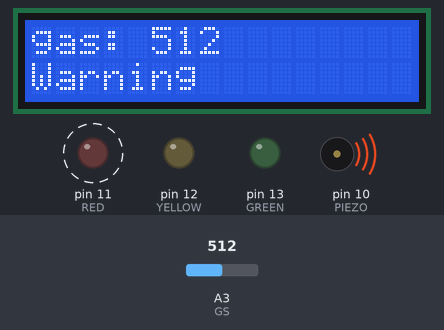
This sketch was run on a simulated Arduino Uno, built with avr-gcc and run on an emulated ATmega328P. Shown: 16×2 character LCD, output pins drawn as LEDs (lit = HIGH), buzzer (waves = sounding). Dashed ring = blinking. The inputs (shaded band) are chosen by the test bench; at power-on: A3 (GS) = 512. What the sketch prints to the serial monitor is not drawn.

Above: at 1.2 s.
1.3 s: A3 (GS) set to 134
At 1.8 s:
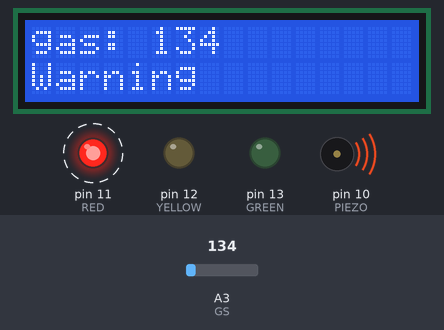
4.0 s: A3 (GS) set to 117
At 5.4 s:
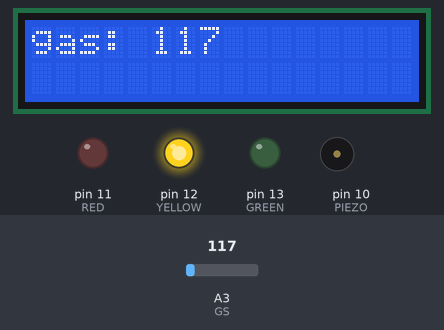
5.7 s: A3 (GS) set to 90
At 6.4 s:
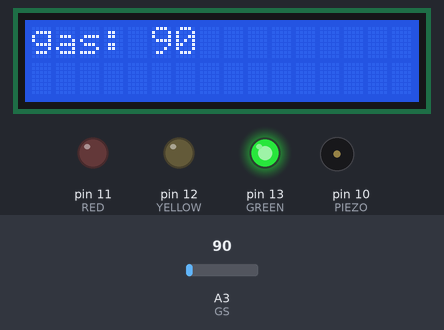
7.3 s: A3 (GS) set to 135
At 7.85 s:
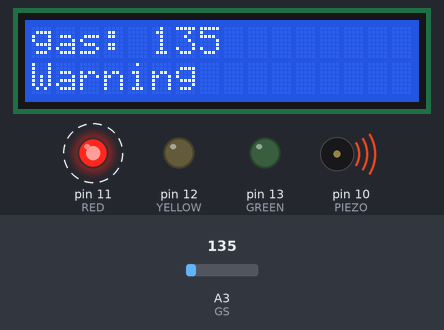
Timing chart, 0 to 11.3 s (numbered marks = the images above; inputs shaded):
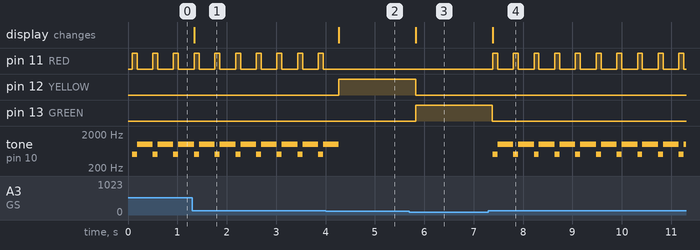

Measured:
- the behaviour switches between 125 and 124 on A3 (GS) (found by bisection; images 1 and 2)
- after the input at 1.3 s, the display: changes at once (image 1)
- after the input at 4.0 s, pin 11 (RED): stops changing and stays LOW; pin 12 (YELLOW): LOW → HIGH after 0.27 s; the display: changes after 0.27 s (image 2)
- after the input at 5.7 s, pin 12 (YELLOW): HIGH → LOW after 0.12 s; pin 13 (GREEN): LOW → HIGH after 0.12 s; the display: changes after 0.12 s (image 3)
- after the input at 7.3 s, pin 11 (RED): alternates HIGH for 0.10 s and LOW for 0.32 s, starting after 0.09 s; pin 13 (GREEN): HIGH → LOW after 0.08 s; tone on pin 10 (PIEZO): alternates 1000 Hz for 0.32 s and 500 Hz for 0.10 s, starting after 0.09 s; the display: changes after 0.09 s (image 4)
- by itself, pin 11 (RED): alternates HIGH for 0.10 s and LOW for 0.32 s
- by itself, tone on pin 10 (PIEZO): alternates 1000 Hz for 0.32 s and 500 Hz for 0.10 s

The sketch:

gas_lcd.ino
```cpp
#include <Wire.h>
#include <LiquidCrystal_I2C.h>

const int GS = A3;
const int PIEZO = 10;
const int RED = 11;
const int YELLOW = 12;
const int GREEN = 13;

const float HIGH_LEVEL = 125;
const float MED_LEVEL = 100;
const float ZERO_LEVEL = 0;

LiquidCrystal_I2C lcd(0x27, 16, 2);

void setup() {
  lcd.init();
  lcd.backlight();

  pinMode(RED, OUTPUT);
  pinMode(YELLOW, OUTPUT);
  pinMode(GREEN, OUTPUT);
  pinMode(PIEZO, OUTPUT);

  Serial.begin(9600);
}

void loop() {
  String str = String("gas: ");
  int value = analogRead(GS);
  lcd.clear();
  lcd.setCursor(0,0);
  lcd.print(str + value);
  Serial.println(str + value);

  digitalWrite(RED, LOW);
  digitalWrite(YELLOW, LOW);
  digitalWrite(GREEN, LOW);
  noTone(PIEZO);

  if (value >= HIGH_LEVEL) {
    lcd.setCursor(0,1);
    lcd.print("Warning");
    digitalWrite(RED, HIGH);
    tone(PIEZO, 500);
    delay(100);
    digitalWrite(RED, LOW);
    tone(PIEZO, 1000);
  } else if (value >= MED_LEVEL && value < HIGH_LEVEL) {
    digitalWrite(YELLOW, HIGH);
  } else if (value < MED_LEVEL) {
    digitalWrite(GREEN, HIGH);
  }

  delay(300);
}
```
